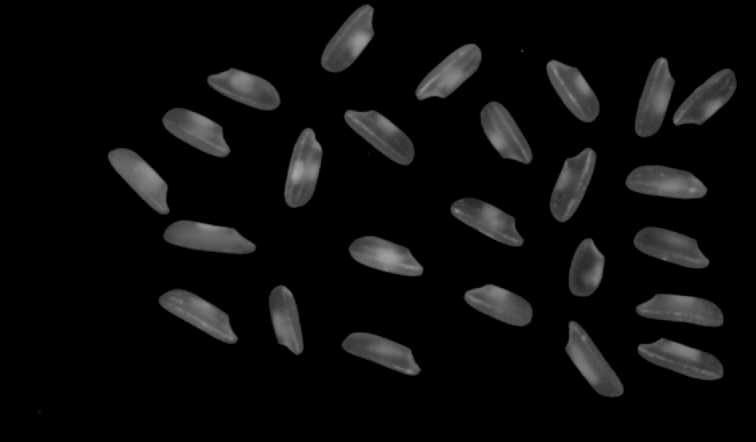
//> input picture Opencv_task41-60/photo/rice.png, 756 x 442 px
$ ./046二值图像联通组件寻找   (built with g++ and OpenCV 4)
//> lines starting //> are read from the running program, lines starting //| are printed output that depends on the picture; after the words box and inside, x2 and y2 are one past the last pixel; in counts of white or black regions, pixels touching at a corner belong together
#include <opencv2/opencv.hpp>
#include <iostream>

using namespace cv;
using namespace std;

RNG rng(12345);
void connected_component_demo(Mat &image);
int main(int argc, char** argv) {
	Mat src = imread("photo/rice.png");
//> src is the input picture: 442 rows x 756 cols, CV_8UC3; min 0, max 167, mean 12.3
	if (src.empty()) {
		printf("could not load image...\n");
	}
	imshow("input", src);
	connected_component_demo(src);

	waitKey(0);
	return 0;
}

void connected_component_demo(Mat &image) {
	// extract labels
	Mat gray, binary;
	//高斯滤波
	GaussianBlur(image, image, Size(3, 3), 0);
//> image: 442 rows x 756 cols, CV_8UC3; 13.86% of pixels changed, all inside (x1, y1, x2, y2) = (36, 2, 738, 416)
	cvtColor(image, gray, COLOR_BGR2GRAY);
	threshold(gray, binary, 0, 255, THRESH_BINARY | THRESH_OTSU);
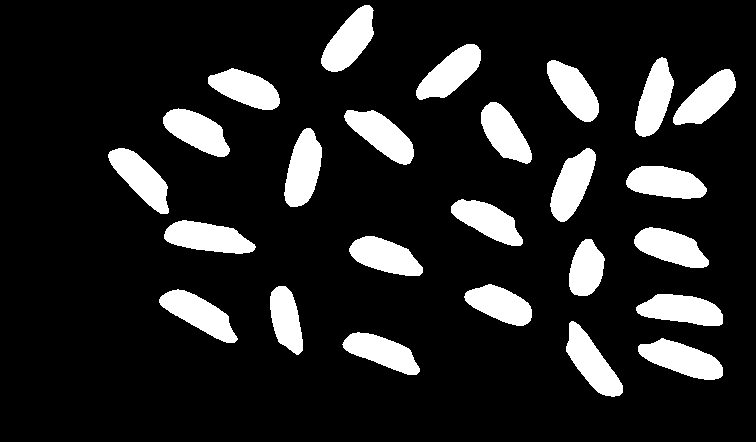
//> binary: 442 rows x 756 cols, CV_8UC1; 14.2% white; 25 white regions, largest, box (x1, y1, x2, y2) and area: (164, 220, 256, 254) 2068, (638, 338, 723, 380) 2064, (284, 128, 322, 207) 2041
	Mat labels = Mat::zeros(image.size(), CV_32S);
	//连通区域标记
	int num_labels = connectedComponents(binary, labels, 8, CV_32S);
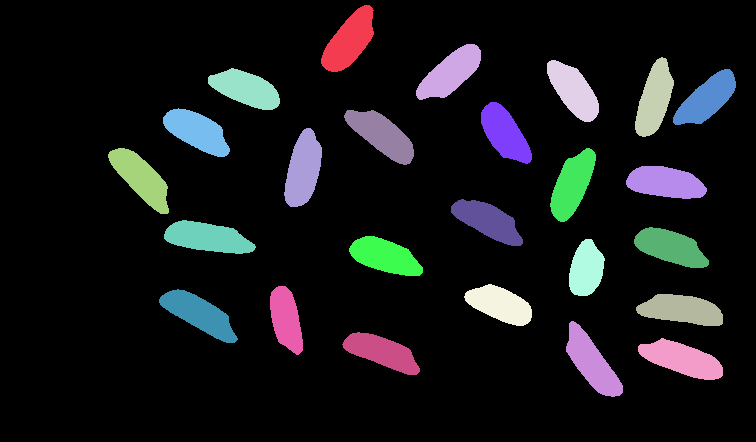
//> labels: 442 rows x 756 cols, CV_32SC1; 26 distinct labels, from 0 to 25; one colour per label, 0 black
//> num_labels = 26
	printf("total labels : %d\n", (num_labels - 1));
//| total labels : 25
	vector<Vec3b> colors(num_labels);

	// background color
	colors[0] = Vec3b(0, 0, 0);

	// object color
	for (int i = 1; i < num_labels; i++) {
		colors[i] = Vec3b(rng.uniform(0, 256), rng.uniform(0, 256), rng.uniform(0, 256));
	}
//> this loop made 25 passes

	// render result
	Mat dst = Mat::zeros(image.size(), image.type());
	int w = image.cols;
//> w = 756
	int h = image.rows;
//> h = 442
	for (int row = 0; row < h; row++) {
		for (int col = 0; col < w; col++) {
			int label = labels.at<int>(row, col);
			if (label == 0) continue;
			dst.at<Vec3b>(row, col) = colors[label];
		}
	}
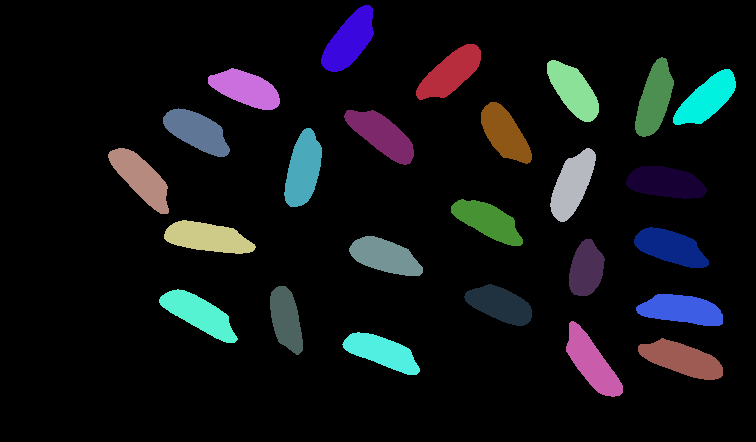
//> dst: 442 rows x 756 cols, CV_8UC3; mean B, G, R 19.7, 17.2, 15.3
	imshow("ccla-demo", dst);
	//imwrite("D:/ccla_dst.png", dst);
}

$ run again, with Opencv_task41-60/photo/abc.png copied over Opencv_task41-60/photo/rice.png
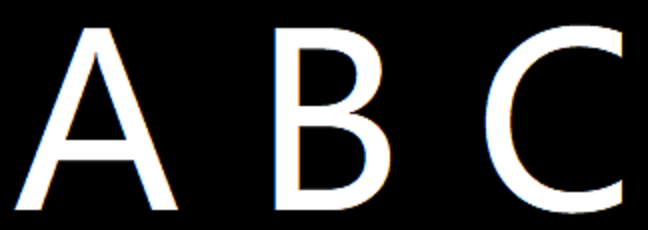
//> input picture Opencv_task41-60/photo/abc.png, 648 x 230 px
//> src is the input picture: 230 rows x 648 cols, CV_8UC3; mean B, G, R 50.8, 50.8, 50.8
//> image: 230 rows x 648 cols, CV_8UC3; 11.7% of pixels changed, all inside (x1, y1, x2, y2) = (12, 22, 626, 216)
//> binary: 230 rows x 648 cols, CV_8UC1; 20% white; 3 white regions, box (x1, y1, x2, y2) and area: (275, 28, 390, 210) 11758, (15, 28, 178, 210) 9966, (486, 26, 622, 214) 8045
//> in connected_component_demo, `int num_labels = connectedComponents(binary, labels, 8, CV_32S);`:
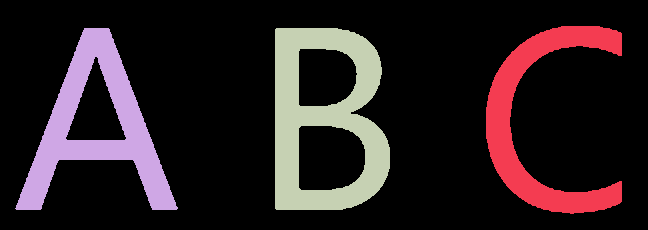
//> labels: 230 rows x 648 cols, CV_32SC1; 4 distinct labels, from 0 to 3; one colour per label, 0 black
//> num_labels = 4
//| total labels : 3
//> the loop in connected_component_demo, `for (int i = 1; i < num_labels; i++)` made 3 passes
//> after the loop in connected_component_demo, `for (int row = 0; row < h; row++)`:
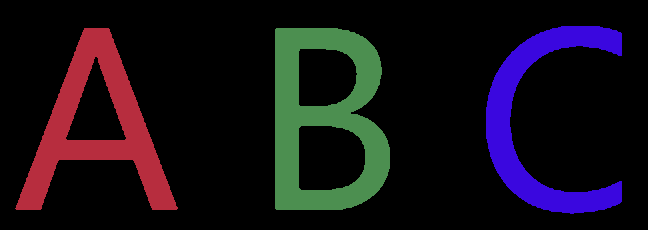
//> dst: 230 rows x 648 cols, CV_8UC3; mean B, G, R 22.5, 14.7, 21.4
